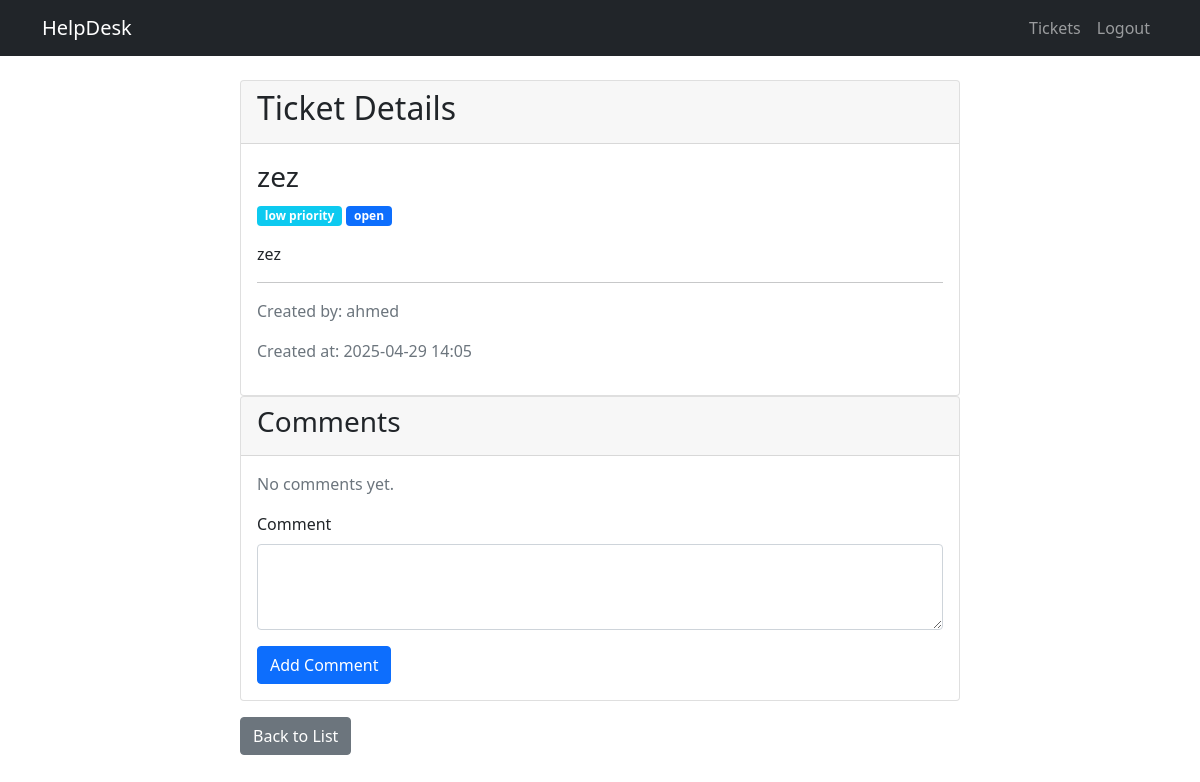
/tickets/2 (signed in), run on the app's committed database.
### app/models.py (models this page shows, shortened)
class Ticket(db.Model):
    id = db.Column(db.Integer, primary_key=True)
    title = db.Column(db.String(100), nullable=False)
    description = db.Column(db.Text, nullable=False)
    status = db.Column(db.String(20), default='open')
    priority = db.Column(db.String(20), default='medium')
    created_at = db.Column(db.DateTime, default=datetime.now)
    updated_at = db.Column(db.DateTime, default=datetime.now, onupdate=datetime.now)
    author_id = db.Column(db.Integer, db.ForeignKey('user.id'), nullable=False)
    assigned_to = db.Column(db.Integer, db.ForeignKey('user.id'))
    comments = db.relationship('Comment', backref='ticket', lazy='dynamic', cascade='all, delete-orphan')

class User(UserMixin, db.Model):
    id = db.Column(db.Integer, primary_key=True)
    username = db.Column(db.String(64), unique=True, nullable=False)
    email = db.Column(db.String(120), unique=True, nullable=False)
    password_hash = db.Column(db.String(128))
    is_admin = db.Column(db.Boolean, default=False)
    created_at = db.Column(db.DateTime, default=datetime.now)
    tickets_created = db.relationship('Ticket', backref='author', lazy='dynamic', foreign_keys='Ticket.author_id')
    tickets_assigned = db.relationship('Ticket', backref='assigned_user', lazy='dynamic', foreign_keys='Ticket.assigned_to')
    comments = db.relationship('Comment', backref='author', lazy='dynamic')

### app/routes/tickets.py (the view)
@bp.route('/tickets/<int:id>')
@login_required
def view_ticket(id):
    ticket = Ticket.query.get_or_404(id)
    form = CommentForm()
    return render_template('tickets/view.html', ticket=ticket, form=form)

### app/forms.py
class CommentForm(FlaskForm):
    content = TextAreaField('Comment', validators=[DataRequired()])
    submit = SubmitField('Add Comment')

### app/__init__.py (called while the page is built)
def create_app(config_class=Config):
    app = Flask(__name__)
    app.config.from_object(config_class)
    db.init_app(app)
    login_manager.init_app(app)
    from app.routes.main import bp as main_bp
    from app.routes.auth import bp as auth_bp
    from app.routes.tickets import bp as tickets_bp
    app.register_blueprint(main_bp)
    app.register_blueprint(auth_bp)
    app.register_blueprint(tickets_bp)
    @login_manager.user_loader
    def load_user(id):
        from app.models import User
        return User.query.get(int(id))
    return app

### app/templates/tickets/view.html (shortened to what this page needs)
{% extends "base.html" %} {% block title %}View Ticket{% endblock %} {% block
    content %}
    <div class="container">
      <div class="row">
        <div class="col-md-8 offset-md-2">
          <div class="card">
            <div
              class="card-header d-flex justify-content-between align-items-center"
            >
              <h2>Ticket Details</h2>
            </div>
            <div class="card-body">
              <h3 class="card-title">{{ ticket.title }}</h3>
              <div class="mb-3">
                <span
                  class="badge bg-{{ 'danger' if ticket.priority == 'high' else 'warning' if ticket.priority == 'medium' else 'info' }}"
                >
                  {{ ticket.priority }} priority
                </span>
                <span
                  class="badge bg-{{ 'success' if ticket.status == 'closed' else 'primary' }}"
                >
                  {{ ticket.status }}
                </span>
              </div>
              <p class="card-text">{{ ticket.description }}</p>
              <hr />
              <div class="text-muted">
                <p>Created by: {{ ticket.author.username }}</p>
                <p>
                  Created at: {{ ticket.created_at.strftime('%Y-%m-%d %H:%M') }}
                </p>
              </div>
            </div>
          </div>
          <div class="card">
            <div class="card-header">
              <h3>Comments</h3>
            </div>
            <div class="card-body">
               {% if ticket.comments.all() %} {% for
              comment in ticket.comments %}
              <div class="card mb-2">
                <div class="card-body">
                  <p>{{ comment.content }}</p>
                  <small class="text-muted">
                    By {{ comment.author.username }} at {{
                    comment.created_at.strftime('%Y-%m-%d %H:%M') }}
                  </small>
                </div>
              </div>
              {% endfor %} {% else %}
              <p class="text-muted">No comments yet.</p>
              {% endif %}
              <form
                method="POST"
                action="{{ url_for('tickets.add_comment', ticket_id=ticket.id) }}"
              >
                <div class="mb-3">
                  {{ form.content.label(class="form-label") }} {{
                  form.content(class="form-control", rows="3") }}
                </div>
                {{ form.submit(class="btn btn-primary") }}
              </form>
            </div>
          </div>
          <div class="mt-3">
            <a
              href="{{ url_for('tickets.list_tickets') }}"
              class="btn btn-secondary"
              >Back to List</a
            >
          </div>
        </div>
      </div>
    </div>
    {% endblock %}

### data on the page
Ticket: title "zez", priority "low", status "open", description "zez", created_at "2025-04-29 14:05"
User: author.username "ahmed"
